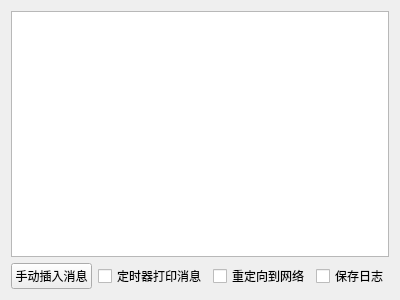
<?xml version="1.0" encoding="UTF-8"?>
<ui version="4.0">
 <class>frmSaveLog</class>
 <widget class="QWidget" name="frmSaveLog">
  <property name="geometry">
   <rect>
    <x>0</x>
    <y>0</y>
    <width>400</width>
    <height>300</height>
   </rect>
  </property>
  <property name="windowTitle">
   <string>Form</string>
  </property>
  <layout class="QGridLayout" name="gridLayout">
   <item row="1" column="1">
    <widget class="QCheckBox" name="ckTimer">
     <property name="text">
      <string>定时器打印消息</string>
     </property>
    </widget>
   </item>
   <item row="1" column="3">
    <widget class="QCheckBox" name="ckSave">
     <property name="text">
      <string>保存日志</string>
     </property>
    </widget>
   </item>
   <item row="1" column="0">
    <widget class="QPushButton" name="btnDebug">
     <property name="sizePolicy">
      <sizepolicy hsizetype="Expanding" vsizetype="Fixed">
       <horstretch>0</horstretch>
       <verstretch>0</verstretch>
      </sizepolicy>
     </property>
     <property name="text">
      <string>手动插入消息</string>
     </property>
    </widget>
   </item>
   <item row="0" column="0" colspan="4">
    <widget class="QTextEdit" name="txtMain"/>
   </item>
   <item row="1" column="2">
    <widget class="QCheckBox" name="ckNet">
     <property name="text">
      <string>重定向到网络</string>
     </property>
    </widget>
   </item>
  </layout>
 </widget>
 <resources/>
 <connections/>
</ui>
